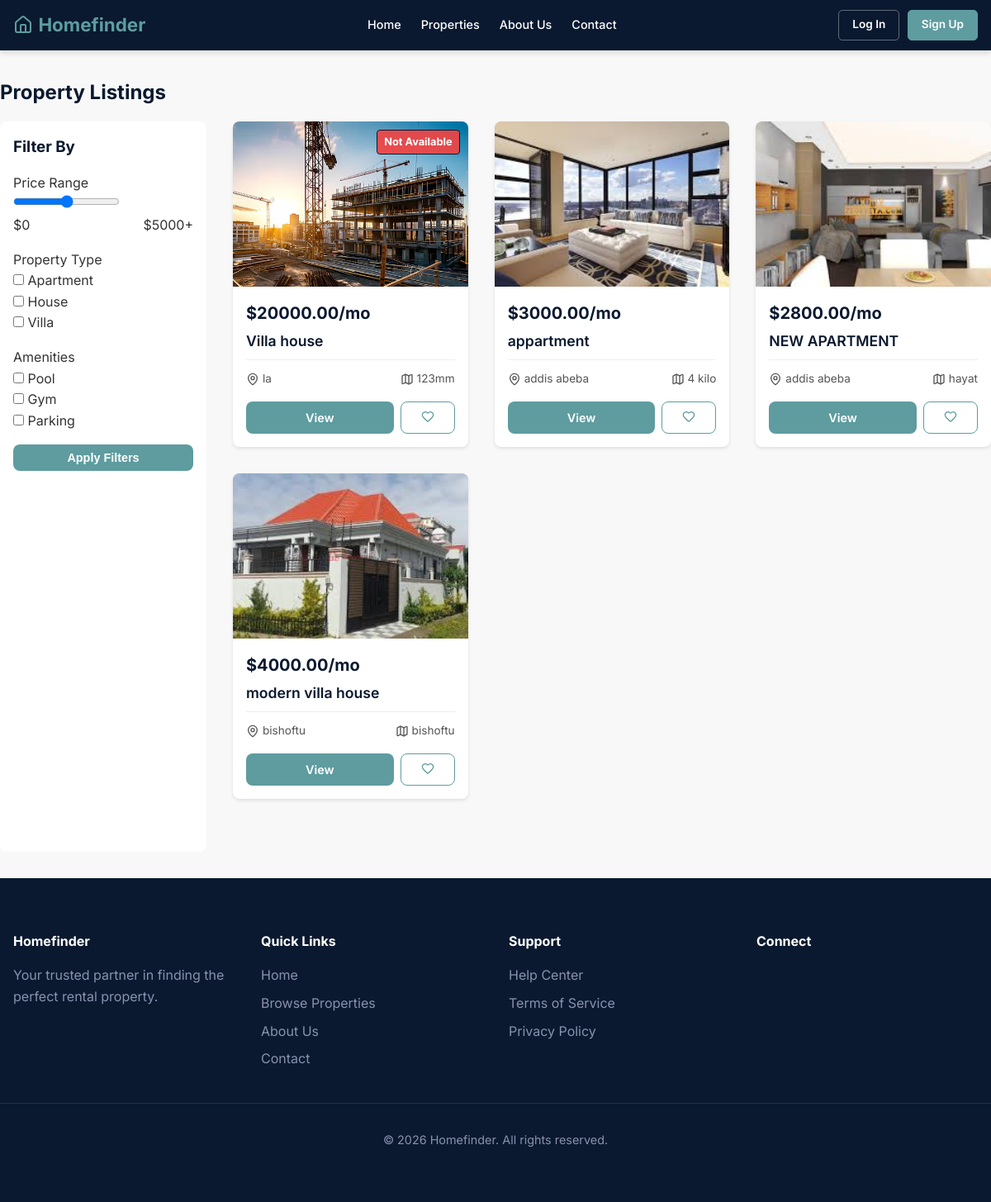
Page /properties/ on the committed database.
### home_finder/models.py (models this page shows, shortened)
class Property(models.Model):
    PROPERTY_TYPES = (
        ('apartment', 'Apartment'),
        ('house',     'House'),
        ('villa',     'Villa'),
        ('studio',    'Studio'),
    )
    landlord = models.ForeignKey(
        User,
        on_delete=models.CASCADE,
        related_name='properties'
    )
    title       = models.CharField(max_length=255)   # Short text, e.g. "Cozy Studio in Bole"
    description = models.TextField()                  # Long text, e.g. a paragraph about the property
    location    = models.CharField(max_length=255)    # Full street address
    city        = models.CharField(max_length=100)    # City name
    zip_code    = models.CharField(max_length=20, blank=True, null=True)
    property_type = models.CharField(max_length=50, choices=PROPERTY_TYPES)
    price_per_month = models.DecimalField(max_digits=10, decimal_places=2)
    bedrooms  = models.IntegerField(default=1)         # Whole number, e.g. 2 bedrooms
    bathrooms = models.FloatField(default=1.0)          # Can be e.g. 1.5 bathrooms
    size_sqft = models.IntegerField(null=True, blank=True)  # Optional square footage
    has_pool    = models.BooleanField(default=False)
    has_gym     = models.BooleanField(default=False)
    has_parking = models.BooleanField(default=False)
    has_ac      = models.BooleanField(default=False)
    is_available = models.BooleanField(default=True)      # Is the property available to rent?
    created_at   = models.DateTimeField(auto_now_add=True) # Set automatically when created
    updated_at   = models.DateTimeField(auto_now=True)     # Updated automatically on every save
    def get_main_image(self):
        if self.images.exists():
            return self.images.first().image.url
        return None

class PropertyImage(models.Model):
    property = models.ForeignKey(
        Property,
        on_delete=models.CASCADE,
        related_name='images'
    )
    image = models.ImageField(upload_to='property_images/')

### home_finder/views.py (the view)
# urls.py: path('properties/', views.property_list, name='property_list'),
def property_list(request):
    properties = Property.objects.prefetch_related('bookings').all()
    property_type = request.GET.get('type')   # request.GET reads the URL query parameters
    if property_type:
        properties = properties.filter(property_type=property_type)
    min_price = request.GET.get('min_price')
    if min_price:
        properties = properties.filter(price_per_month__gte=min_price)
    amenity = request.GET.get('amenity')
    if amenity == 'pool':
        properties = properties.filter(has_pool=True)
    elif amenity == 'gym':
        properties = properties.filter(has_gym=True)
    elif amenity == 'parking':
        properties = properties.filter(has_parking=True)
    properties = attach_availability_flags(properties)
    return render(request, 'properties/property_list.html', {
        'properties': properties
    })

### home_finder/views.py (called while the page is built)
def get_unavailable_booking(property_obj):
    today = date.today()
    confirmed = [b for b in property_obj.bookings.all() if b.status == 'confirmed']
    if not confirmed:
        return None
    upcoming_or_current = [
        b for b in confirmed
        if (b.end_date or b.booking_date) >= today
    ]
    if upcoming_or_current:
        return sorted(upcoming_or_current, key=lambda b: b.booking_date)[0]
    return sorted(confirmed, key=lambda b: b.booking_date, reverse=True)[0]

def attach_availability_flags(properties):
    for prop in properties:
        booking = get_unavailable_booking(prop)
        prop.unavailable_booking = booking
        prop.is_unavailable = booking is not None
    return properties

### Homefinder/templates/properties/property_list.html (shortened to what this page needs)
{% extends 'base.html' %}
{% load static %}
{% block content %}
<section class="container" style="padding: var(--spacing-md) 0;">
    <h1>Property Listings</h1>
    <div style="display: flex; gap: var(--spacing-md);">
        <aside
            style="width: 250px; flex-shrink: 0; background-color: var(--color-white); padding: 1rem; border-radius: 8px;">
            <h3>Filter By</h3>
            <form action="" method="GET">
                <div class="filter-group">
                    <label>Price Range</label>
                    <input type="range" name="min_price" min="0" max="5000">
                    <div style="display: flex; justify-content: space-between;">
                        <span>$0</span>
                        <span>$5000+</span>
                    </div>
                </div>
                <div class="filter-group" style="margin-top: 1rem;">
                    <label>Property Type</label>
                    <div><input type="checkbox" name="type" value="apartment"> Apartment</div>
                    <div><input type="checkbox" name="type" value="house"> House</div>
                    <div><input type="checkbox" name="type" value="villa"> Villa</div>
                </div>
                <div class="filter-group" style="margin-top: 1rem;">
                    <label>Amenities</label>
                    <div><input type="checkbox" name="amenity" value="pool"> Pool</div>
                    <div><input type="checkbox" name="amenity" value="gym"> Gym</div>
                    <div><input type="checkbox" name="amenity" value="parking"> Parking</div>
                </div>
                <button type="submit" class="btn btn-primary" style="margin-top: 1rem; width: 100%;">Apply
                    Filters</button>
            </form>
        </aside>
        <div class="property-grid" style="flex-grow: 1; grid-template-columns: repeat(auto-fill, minmax(280px, 1fr));">
            {% for property in properties %}
            <div class="property-card">
                <div class="card-image"
                    style="{% if property.get_main_image %}background-image: url('{{ property.get_main_image }}'); background-size: cover; background-position: center;{% endif %}">
                    {% if property.is_unavailable %}
                    <span class="card-badge" style="background: rgba(239, 68, 68, 0.92); color: #fff;">Not Available</span>
                    {% endif %}
                </div>
                <div class="card-content">
                    <div class="card-price">${{ property.price_per_month }}/mo</div>
                    <h3 class="card-title">{{ property.title }}</h3>
                    <div class="card-features">
                        <span class="card-feature"><i data-lucide="map-pin" style="width: 16px; height: 16px;"></i> {{ property.city }}</span>
                        <span class="card-feature"><i data-lucide="map" style="width: 16px; height: 16px;"></i> {{ property.location|default:property.city }}</span>
                    </div>
                    <div style="display: flex; gap: 0.5rem; margin-top: 1rem;">
                        <a href="{% url 'property_detail' id=property.id %}" class="btn btn-primary"
                            style="flex-grow: 1; text-align: center;">View</a>
                        <button class="btn btn-outline" title="Add to Favorites"><i data-lucide="heart"
                                style="width: 16px; height: 16px;"></i></button>
                    </div>
                </div>
            </div>
            {% empty %}
            <div style="grid-column: 1 / -1; text-align: center; padding: 2rem;">
                <h3>No properties found</h3>
                <p>Try adjusting your search criteria.</p>
            </div>
            {% endfor %}
        </div>
    </div>
</section>
{% endblock %}

### Homefinder/static/css/styles.css (style rules this page uses)
:root { --color-primary: #0a192f; --color-primary-light: #112240; --color-secondary: #f8f8f8; --color-text-main: #333333; --color-text-light: #8892b0; --color-accent: #64ffda; --color-gold: #5e9ca0; --color-white: #ffffff; --font-main: 'Inter', sans-serif; --spacing-xs: 0.5rem; --spacing-sm: 1rem; --spacing-md: 2rem; --spacing-lg: 4rem; --border-radius: 8px; --shadow-sm: 0 2px 4px rgba(0, 0, 0, 0.1); --shadow-md: 0 4px 6px rgba(0, 0, 0, 0.1); }
* { margin: 0; padding: 0; box-sizing: border-box; }
body { font-family: var(--font-main); background-color: var(--color-secondary); color: var(--color-text-main); line-height: 1.6; }
a { text-decoration: none; color: inherit; transition: color 0.3s ease; }
h1, h2, h3, h4, h5, h6 { color: var(--color-primary); margin-bottom: var(--spacing-sm); }
.container { max-width: 1200px; margin: 0 auto; padding: 0 var(--spacing-sm); }
.btn { display: inline-block; padding: 0.5rem 1.5rem; border-radius: var(--border-radius); font-weight: 600; font-size: 0.9rem; cursor: pointer; border: none; text-decoration: none; text-align: center; transition: all 0.3s ease; }
.btn-primary { background-color: var(--color-gold); color: var(--color-white); }
.btn-outline { background-color: transparent; border: 1px solid var(--color-gold); color: var(--color-gold); }
.property-grid { display: grid; grid-template-columns: repeat(auto-fill, minmax(300px, 1fr)); gap: var(--spacing-md); margin-bottom: var(--spacing-lg); }
.property-card { background-color: var(--color-white); border-radius: var(--border-radius); overflow: hidden; box-shadow: var(--shadow-sm); transition: transform 0.3s ease, box-shadow 0.3s ease; }
.card-image { height: 200px; background-color: #ddd; position: relative; }
.card-badge { position: absolute; top: 10px; right: 10px; color: var(--color-primary); padding: 0.25rem 0.5rem; font-size: 0.8rem; font-weight: bold; border-radius: 4px; background-color: transparent; border: 1px solid var(--color-primary); }
.card-content { padding: var(--spacing-sm); }
.card-price { color: var(--color-primary); font-size: 1.25rem; font-weight: bold; margin-bottom: 0.25rem; }
.card-title { font-size: 1.1rem; font-weight: 600; margin-bottom: 0.5rem; }
.card-features { border-top: 1px solid #eee; padding-top: 0.75rem; display: flex; justify-content: space-between; font-size: 0.85rem; color: #555; }
.card-feature { display: flex; align-items: center; gap: 0.25rem; }

### rows in the picture
Property: id.image (picture), shows "Not Available", price_per_month "20000.00", title "Villa house", city "la", location "123mm"
Property: id.image (picture), price_per_month "3000.00", title "appartment", city "addis abeba", location "4 kilo"
Property: id.image (picture), price_per_month "2800.00", title "NEW APARTMENT", city "addis abeba", location "hayat"
Property: id.image (picture), price_per_month "4000.00", title "modern villa house", city "bishoftu", location "bishoftu"
